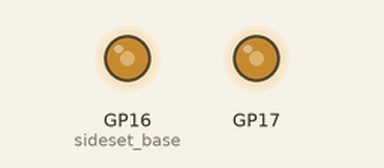
This program was run on a simulated Raspberry Pi Pico running MicroPython. Parts: output pins drawn as LEDs (lit = HIGH).

Above: at 0.1 s.
Timing chart, 0 to 1.6 s (numbered marks = the images above):
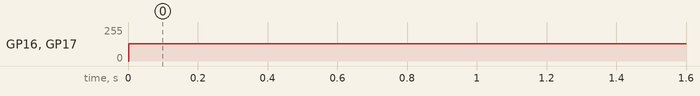

The program:

blinky6.py
```python
import rp2
from machine import Pin

@rp2.asm_pio(sideset_init=(rp2.PIO.OUT_LOW,rp2.PIO.OUT_LOW))
def squarewave():
    label("again")
    nop().side(2)
    jmp("again").side(1)

sm = rp2.StateMachine(0, squarewave,
                        freq=2300,sideset_base=Pin(16))
sm.active(1)
while(True):
    pass
```

Measured:
- by itself, GP16 (sideset_base), GP17: 0/255 → 128/255 at 0.00 s
